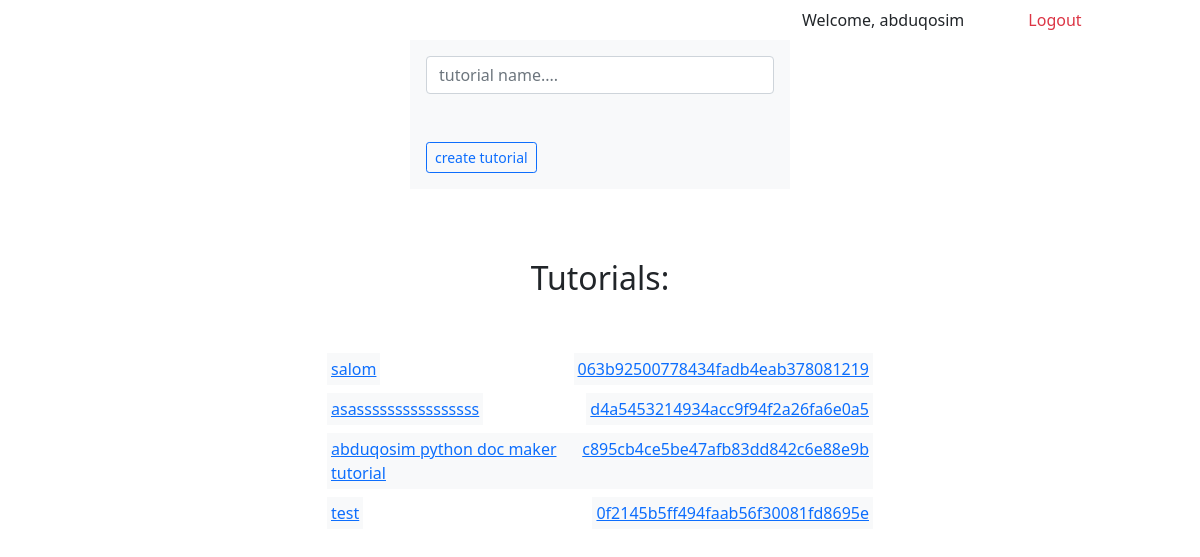
/docapp/create_tutorial_page (signed in), run on the app's committed database.
### docapp/models.py (models this page shows, shortened)
class Tutorials(models.Model):
    tutorial_name = models.CharField(max_length=200)
    generated_code = models.CharField(max_length=50, null=False, unique=True)
    user = models.ForeignKey(CustomUser, on_delete=models.CASCADE)

### docapp/views.py (the view)
# urls.py: path("create_tutorial_page", create_tutorial_page, name="create_tutorial_page"),
@login_required
def create_tutorial_page(request):
    try:
        tutorials = Tutorials.objects.all().filter(user=CustomUser.objects.get(author=request.user))
    except:
        tutorials = 'yoq'
    return render(request, 'tutorial_create.html', {"tutorials": tutorials, "envy": "envy"})

### docapp/templates/tutorial_create.html (shortened to what this page needs)
{% extends 'layout.html' %}
{% block content %}
{% if user.is_authenticated %}
<div class="container">
    <div class="row justify-content-end">
        <div class="col-4 d-flex align-items-center">
            <p class="m-0  me-5">Welcome, {{user.username}}</p>
            <a class="nav-link text-danger m-0" href="{% url 'docapp:logout' %}">Logout</a>
        </div>
    </div>
</div>
<div class="container">
    <div class="row justify-content-center">
        <div class="col-4 bg-light p-3">
            <form action="{% url 'docapp:create_tutorial' %}" method="POST">
                <input type="text" name="tutorial_name" class="form-control" placeholder="tutorial name....">
                <button type="submit" class=" btn btn-sm btn-outline-primary mt-5">create tutorial</button>
            </form>
        </div>
    </div>
</div>
<div class="container" style="margin-top:70px">
    <h2 class="text-center mb-5">Tutorials:</h2>
    <div class="row justify-content-center">
        <div class="col-6">
            {% for i in tutorials %}
            <div class="d-flex justify-content-between">
                <a href="{% url 'docapp:subject_create_page' generated_code=i.generated_code %}"
                   class="d-block text-primary p-1 mx-0 mb-0 mt-2 bg-light">
                    {{i.tutorial_name}}
                </a>
                <a href="{% url 'docapp:tutorials_active' generated_code_tut=i.generated_code generated_code_subject=envy  %}"
                   class="d-block text-primary p-1 mx-0 mb-0 mt-2 bg-light" title="finished product link">{{i.generated_code}}</a>
            </div>
            {% empty %}
            <p class="text-center text-danger mt-5">you have no tutorials yet. have a good time</p>
            {% endfor %}
        </div>
    </div>
</div>
{% endif %}
{% endblock %}

### data on the page
Tutorials: tutorial_name "salom", generated_code "063b92500778434fadb4eab378081219"
Tutorials: tutorial_name "asassssssssssssssss", generated_code "d4a5453214934acc9f94f2a26fa6e0a5"
Tutorials: tutorial_name "abduqosim python doc maker tutorial", generated_code "c895cb4ce5be47afb83dd842c6e88e9b"
Tutorials: tutorial_name "test", generated_code "0f2145b5ff494faab56f30081fd8695e"

### other printed values
{{ user.username }} "abduqosim"
